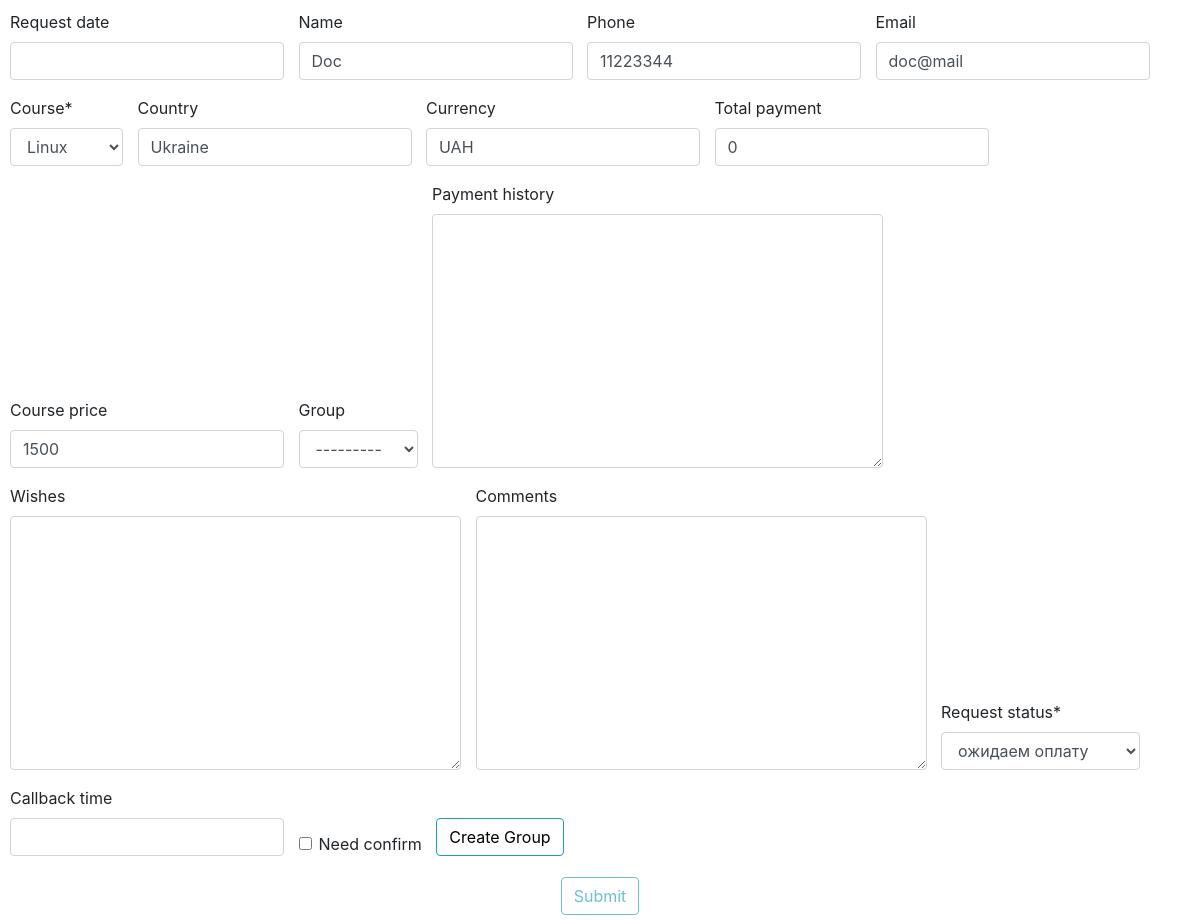
The app's page /item/100/item_info (signed in) with its own data.
### authorization/models.py (models this page shows, shortened)
class Daily(models.Model):
    request_date    = models.DateTimeField(blank=True, null=True)
    name            = models.CharField(max_length=100, blank=True)
    phone           = models.CharField(max_length=100, blank=True)
    email           = models.CharField(max_length=100, blank=True)
    course          = models.ForeignKey(Course, on_delete=models.DO_NOTHING)
    country         = models.CharField(max_length=100, blank=True)
    university      = models.CharField(max_length=100, blank=True)
    work            = models.CharField(max_length=100, blank=True)
    where_from      = models.CharField(max_length=100, blank=True)
    ip              = models.CharField(max_length=100, blank=True)
    currency        = models.CharField(max_length=100, blank=True)
    course_price    = models.IntegerField(blank=True,  default=0)
    comments        = models.TextField(blank=True)
    wishes          = models.TextField(blank=True)
    callback_time   = models.DateTimeField(blank=True, null=True)
    group           = models.ForeignKey(Group, on_delete=models.DO_NOTHING, null=True, blank=True)
    request_status  = models.CharField(max_length=100, blank=True)
    need_confirm  = models.BooleanField(blank=True, null=True)
    payment_history = models.TextField(blank=True)
    total_payment   = models.IntegerField(blank=True, default=0)
    payment_source  = models.CharField(max_length=100, blank=True)
    obligation      = models.IntegerField(blank=True, null=True, default=0)

class Course(models.Model):
    name     = models.CharField(max_length=100, blank=True)
    price    = JSONField(blank=True, null=True)
    def __str__(self):
        return self.name

class Group(models.Model):
    name            = models.CharField(max_length=100, blank=True)
    created_date    = models.DateTimeField(blank=True, null=True)
    course          = models.ForeignKey(Course, on_delete=models.DO_NOTHING, null=True)
    active          = models.BooleanField(default=True)
    time_start      = models.DateTimeField(blank=True, null=True)
    time_end        = models.DateTimeField(blank=True, null=True)
    def __str__(self):
        return self.name

### authorization/views.py (the view, shortened to what this page needs)
# urls.py: path('item/<int:pk>/item_info', ItemInfoUpdate.as_view(), name='item_info_update'),
class ItemInfoUpdate(LoginRequiredMixin, UpdateView):
    model = Daily
    template_name = 'info_update.html'
    form_class = ItemInfoUpdateForm
    success_url='/ok/'

### authorization/forms.py
class ItemInfoUpdateForm(forms.ModelForm):
    STATUS_CHOICES = [
        ('ожидаем оплату', 'ожидаем оплату'),
        ('оплачено частично', 'оплачено частично'),
        ('оплачено', 'оплачено'),
        ('перезвонить', 'перезвонить'),
        ('отказ', 'отказ'),
    ]
    callback_time = forms.DateTimeField(input_formats=['%d/%m/%Y %H:%M'], required=False)
    request_status = forms.CharField(widget=forms.Select(choices=STATUS_CHOICES))
    need_confirm = forms.BooleanField(widget=forms.CheckboxInput, required=False)
    class Meta:
        model = Daily
        fields = [
                'request_date',
                'name',
                'phone',
                'email',
                'course',
                'country',
                'currency',
                "total_payment",
                'course_price',
                'group',
                'payment_history',
                'wishes',
                'comments',
                'request_status',
                'callback_time',
                'need_confirm',]

### authorization/templates/info_update.html (shortened to what this page needs)
{% load crispy_forms_tags %}
<!DOCTYPE html>
<html lang="en">
<head>
    <link rel="stylesheet" href="https://stackpath.bootstrapcdn.com/bootstrap/4.4.1/css/bootstrap.min.css">
    <link rel="stylesheet" href="https://cdnjs.cloudflare.com/ajax/libs/jquery-datetimepicker/2.5.20/jquery.datetimepicker.min.css" />
    {% load staticfiles %}
    <link rel="stylesheet" href="{% static 'style_update.css' %}" type="text/css">
</head>
<body class="d-flex ">
    <div class="content ">
        <form method="POST">
            <fieldset class="form-group">
                {{ form|crispy }}
                <div class="form-group">
                    <button class="btn btn-outline-info" type="button">
                        <a style="text-decoration: none;color: black;"
                         href="{% url 'create_group' %}" target="_self"
                         onClick="popupWin = window.open(this.href, 'Window2', 'location,width=350,height=500,top=400,left=500'); popupWin.focus(); return false;">
                            Create Group
                        </a>
                    </button>
                </div>
            </fieldset>
            <fieldset class="form-group d-flex justify-content-center">
                <button id = "submit_btn" class="btn btn-outline-info m-auto" disabled='disabled' type="submit">Submit</button>
        </form>
    </div>
</body>
</html>

### authorization/static/style_update.css (style rules this page uses)
.form-group { display: inline-block; padding: 5px; margin: 0; overflow: auto; }

### records on screen
Daily: name "Doc", phone "11223344", email "doc@mail", course "Linux", country "Ukraine", currency "UAH", total_payment "0", course_price "1500", group "---------", request_status "ожидаем оплату"
